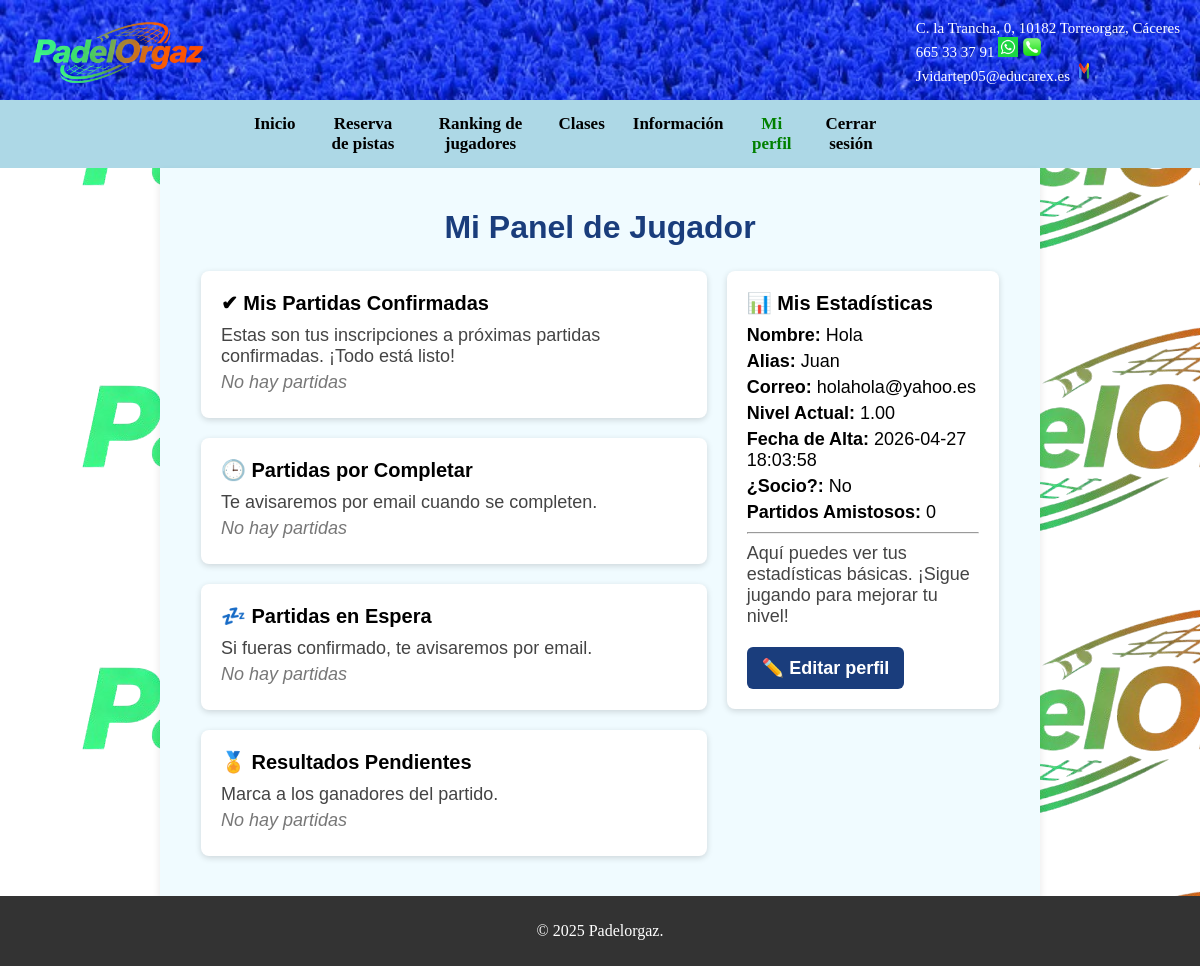
The page /Login/perfil.php (signed in) on the database its author committed.
### tables this page shows
CREATE TABLE IF NOT EXISTS usuarios (
    id INT(11) NOT NULL AUTO_INCREMENT,
    nombre VARCHAR(100) NOT NULL,
    telefono VARCHAR(20) DEFAULT NULL,
    email VARCHAR(100) DEFAULT NULL,
    creado_en TIMESTAMP NOT NULL DEFAULT CURRENT_TIMESTAMP,
    apellidos VARCHAR(100) DEFAULT NULL,
    alias VARCHAR(50) DEFAULT NULL,
    sexo VARCHAR(20) DEFAULT NULL,
    posicion VARCHAR(20) DEFAULT NULL,
    nivel DECIMAL(3,2) DEFAULT NULL,
    avatar VARCHAR(255) DEFAULT NULL,
    password VARCHAR(255) NOT NULL,
    PRIMARY KEY (id)
);

### Login/perfil.php (the view, shortened to what this page needs)
<?php
require_once "../bdd/config.php";
$id = $_SESSION["usuario_id"];
$sql = "SELECT * FROM usuarios WHERE id = $id";
$resultado = $conexion->query($sql);
if ($resultado->num_rows === 1) {
    $usuario = $resultado->fetch_assoc();
    $nombre = $usuario["nombre"];
    $alias = $usuario["alias"];
    $email = $usuario["email"];
}
?>
<!DOCTYPE html>
<html lang="es">
<head>
    <link rel="stylesheet" href="../css/inicio.css">
</head>
<body>
    <header>
        <img src="../Imágenes/Logopaginaweb.png" alt="Logo de Torreorgaz" class="logo">
        <p>C. la Trancha, 0, 10182 Torreorgaz, Cáceres<br>665 33 37 91
            <img src="../Imágenes/whatsapp.jpg">
            <img src="../Imágenes/telefonos.png">
            <br> Jvidartep05@educarex.es <img src="../Imágenes/gmail.png">
        </p>
    </header>
    <div id="contenedor">
        <div id="menu">
            <a href="../Pantalla_inicio/inicio.php">Inicio</a>
            <a href="../Reserva/reserva.php">Reserva de pistas</a>
            <a href="../Jugadores/jugadores.php">Ranking de jugadores</a>
            <a href="../Clases/clases.php">Clases</a>
            <a href="../Información/informacion.php">Información</a>
            <a href="perfil.php" class="activo">Mi perfil</a>
            <a href="cierre_sesion.php">Cerrar sesión</a>
        </div>
    </div>
    <div id="recuadro">
        <div id="panel-libre">
            <div id="panel-jugador">
                <h1>Mi Panel de Jugador</h1>
                <div class="panel-contenedor">
                    <div class="panel-izquierda">
                        <div class="panel-box">
                            <h3>✔ Mis Partidas Confirmadas</h3>
                            <p class="descripcion">Estas son tus inscripciones a próximas partidas confirmadas. ¡Todo está listo!</p>
                            <p class="vacio">No hay partidas</p>
                        </div>
                        <div class="panel-box">
                            <h3>🕒 Partidas por Completar</h3>
                            <p class="descripcion">Te avisaremos por email cuando se completen.</p>
                            <p class="vacio">No hay partidas</p>
                        </div>
                        <div class="panel-box">
                            <h3>💤 Partidas en Espera</h3>
                            <p class="descripcion">Si fueras confirmado, te avisaremos por email.</p>
                            <p class="vacio">No hay partidas</p>
                        </div>
                        <div class="panel-box">
                            <h3>🏅 Resultados Pendientes</h3>
                            <p class="descripcion">Marca a los ganadores del partido.</p>
                            <p class="vacio">No hay partidas</p>
                        </div>
                    </div>
                    <div class="panel-derecha">
                        <div class="panel-box">
                            <h3>📊 Mis Estadísticas</h3>
                            <p><strong>Nombre:</strong> <?= htmlspecialchars($nombre) ?></p>
                            <p><strong>Alias:</strong> <?= htmlspecialchars($alias) ?></p>
                            <p><strong>Correo:</strong> <?= htmlspecialchars($email) ?></p>
                            <p><strong>Nivel Actual:</strong> 1.00</p>
                            <p><strong>Fecha de Alta:</strong> <?= $usuario["creado_en"] ?></p>
                            <p><strong>¿Socio?:</strong> No</p>
                            <p><strong>Partidos Amistosos:</strong> 0</p>
                            <hr>
                            <p class="descripcion">Aquí puedes ver tus estadísticas básicas. ¡Sigue jugando para mejorar tu nivel!</p>
                            <a href="editar_perfil.php" class="boton-editar">✏️ Editar perfil</a>
                        </div>
                    </div>
                </div>
            </div>
        </div>
    </div>
    <footer>
        <p>© 2025 Padelorgaz.</p>
    </footer>
</body>
</html>

### css/inicio.css (style rules this page uses)
body { margin: 0; height: 100%; background-image: url("../Imágenes/Logopaginaweb.png"); }
header { background-image: url("../Imágenes/cesped.webp"); background-size: cover; height: 100px; color: white; }
header p { margin: 0; padding: 20px; float: right; font-size: 15px; }
header img { width: 20px; height: 20px; }
.logo { width: auto; height: 80px; margin: 10px; float: left; }
footer { background-color: #333; color: white; text-align: center; padding: 10px 0; bottom: 0; width: 100%; }
#contenedor { text-align: center; background-color: lightblue; }
#menu { margin: auto; display: flex; justify-content: space-around; margin-left: 20%; margin-right: 20%; }
#menu a { color: black; text-align: center; padding: 14px; text-decoration: none; font-size: 17px; font-weight: bold; }
#recuadro { background-color: rgb(240, 251, 255); width: 70%; margin: auto; padding: 20px; text-align: left; font-family: Arial, sans-serif; font-size: 18px; box-shadow: 0 4px 8px rgba(0, 0, 0, 0.1); min-height: calc(100vh - 100px - 60px - 40px); }
#menu .activo { color: green; border-radius: 10px; }
@media (min-width: 901px) { .panel-contenedor { flex-direction: row; } }
@media (min-width: 901px) { .panel-izquierda { width: 65%; } }
@media (min-width: 901px) { .panel-derecha { width: 35%; } }

### Login/perfil.php (style rules this page uses)
#panel-libre { min-height: auto !important; height: auto !important; display: block !important; width: 100%; }
#panel-jugador { width: 95%; margin: 20px auto; }
#panel-jugador h1 { text-align: center; margin-bottom: 25px; font-size: 32px; color: #1a3d7c; }
.panel-contenedor { display: flex !important; align-items: flex-start !important; justify-content: space-between; gap: 20px; width: 100%; }
.panel-izquierda { width: 65%; display: flex; flex-direction: column; gap: 20px; }
.panel-derecha { width: 35%; }
.panel-box { background: white; padding: 20px; border-radius: 8px; box-shadow: 0 2px 6px rgba(0, 0, 0, 0.15); }
.panel-box h3 { margin: 0 0 10px 0; font-size: 20px; }
.panel-box p { margin: 5px 0; }
.descripcion { color: #444; }
.vacio { font-style: italic; color: #777; }
.boton-editar { display: inline-block; margin-top: 15px; padding: 10px 15px; background-color: #1a3d7c; color: white; text-decoration: none; border-radius: 6px; font-weight: bold; }

### rows shown on the page
usuarios: nombre "Hola", alias "Juan", email "holahola@yahoo.es", creado_en "2026-04-27 18:03:58"
